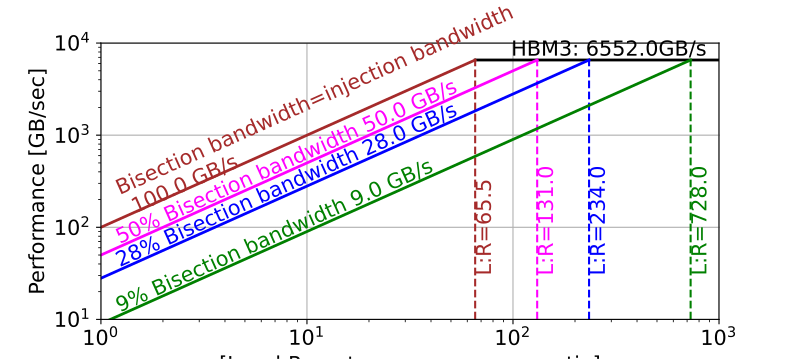

The Python source for this figure:
import numpy as np
import matplotlib.pyplot as plt
import sys
import os
import matplotlib.patches as mpatches
font = { 'size'   : 15}
plt.rc('font', **font)

scalingFactorForRoofs = 1

smemroofs = [100, 50,28,9]
smem_roof_name = ['Bisection bandwidth=injection bandwidth\n' ,'50% Bisection bandwidth','28% Bisection bandwidth','9% Bisection bandwidth']

scomp_roof_name = ['HBM3']
scomproofs = [6552]
markersize = 10

colors = ['brown','magenta','b','g','y','c']
styles = ['o','s','v','^','D',">","<","*","h","H","+","1","2","3","4","8","p","d","|","_",".",","]

fig = plt.figure(1,figsize=(8,3.6))
plt.clf()
ax = fig.gca()
ax.set_xscale('log')
ax.set_yscale('log')
ax.set_xlabel('[Local:Remote memory access ratio]')
ax.set_ylabel('Performance [GB/sec]')

nx = 100000
xmin = 0
xmax = 3
ymin = 10 / scalingFactorForRoofs
ymax = 10000 / scalingFactorForRoofs

ax.set_xlim(10**xmin, 10**xmax)
ax.set_ylim(ymin, ymax)

ixx = int(nx*0.02)
xlim = ax.get_xlim()
ylim = ax.get_ylim()

scomp_x_elbow = []
scomp_ix_elbow = []
smem_x_elbow = []
smem_ix_elbow = []

scomp_x_elbow80 = []
scomp_ix_elbow80 = []
smem_x_elbow80 = []
smem_ix_elbow80 = []

x = np.logspace(xmin,xmax,nx)
for roof in scomproofs:
    for ix in range(1,nx):
        if smemroofs[0] * x[ix] >= roof and smemroofs[0] * x[ix-1] < roof:
            scomp_x_elbow.append(x[ix-1])
            scomp_ix_elbow.append(ix-1)
            break
        if smemroofs[0] * x[ix] >= roof and smemroofs[0] * x[ix-1] < roof:
            scomp_x_elbow.append(x[ix-1])
            scomp_ix_elbow.append(ix-1)
            break


for roof in smemroofs:
    for ix in range(1,nx):
        if (scomproofs[0] <= roof * x[ix] and scomproofs[0] > roof * x[ix-1]):
            smem_x_elbow.append(x[ix-1])
            smem_ix_elbow.append(ix-1)
            break

for i in range(0,len(scomproofs)):
    roof = scomproofs[i]
    y = np.ones(len(x)) * roof / scalingFactorForRoofs
    ax.plot(x[scomp_ix_elbow[i]:],y[scomp_ix_elbow[i]:],c='k',ls='-',lw='2')

for i in range(0,len(smemroofs)):
    roof = smemroofs[i]
    y = x * roof / scalingFactorForRoofs

    ax.plot(x[:smem_ix_elbow[i]+1],y[:smem_ix_elbow[i]+1],c=colors[i],ls='-',lw='2')
    ax.vlines(x=x[smem_ix_elbow[i]+1], ymin=ymin, ymax=y[smem_ix_elbow[i]+1], color=colors[i], linestyle='--')
    #print("smem_ix_elbow[i]:",smem_ix_elbow[i],", x:",x[smem_ix_elbow[i]],x[smem_ix_elbow[i]+1])
    #print("ymin:",ymin, "ymax:",y[smem_ix_elbow[i]+1])
ax.grid(True)
marker_handles = list()


for roof in scomproofs:
    ax.text(x[-ixx],roof/scalingFactorForRoofs,
            scomp_roof_name[scomproofs.index(roof)] + ': ' + '{0:.1f}'.format(float(roof)/scalingFactorForRoofs) + 'GB/s',
            horizontalalignment='right',
            verticalalignment='bottom')
c=0
for roof in smemroofs:
    ang = np.arctan(np.log10(xlim[1]/xlim[0]) / np.log10(ylim[1]/ylim[0])
                    * fig.get_size_inches()[1]/fig.get_size_inches()[0] )

    ax.text(x[ixx],x[ixx]*roof/scalingFactorForRoofs*(1+0.25*np.sin(ang)**2),
            smem_roof_name[smemroofs.index(roof)] + ' ' + '{0:.1f}'.format(float(roof)/scalingFactorForRoofs) + ' GB/s',
            horizontalalignment='left',
            verticalalignment='bottom',
            color=colors[c],
            rotation=180/np.pi*ang)

    ax.text(x[smem_ix_elbow[c]],ymin*3,
            'L:R=' + '{0:.1f}'.format(float(x[smem_ix_elbow[c]+1])) ,
            horizontalalignment='left',
            verticalalignment='bottom',
            color=colors[c],
            rotation=90)
    c=c+1

#leg1 = plt.legend(handles = marker_handles,loc=4, ncol=1)

#ax.add_artist(leg1)

#patch_handles = list()
#
#patch_handles.append(mpatches.Patch(color=colors[0],label = 'L1'))
#patch_handles.append(mpatches.Patch(color=colors[1],label = 'L2'))
#patch_handles.append(mpatches.Patch(color=colors[2],label = 'HBM'))

#leg2 = plt.legend(handles = patch_handles,loc='lower right',bbox_to_anchor = (0.8,0),scatterpoints = 1)

#ax.text(xlim[0]*1.1,ylim[1]/1.1,'Memory-Memory Roofline per GPU',horizontalalignment='left',verticalalignment='top')


##apps: cosmoflow 44
#ax.vlines(x=2, ymin=ymin, ymax=20, color='orange', linestyle='-')
#ax.vlines(x=477, ymin=ymin, ymax=y[smem_ix_elbow[1]+1], color='green', linestyle='-')

#ax.grid(b=True, which='major', color='grey', linestyle='-')
#ax.grid(b=True, which='minor', color='grey', linestyle='--')




plt.savefig('memory_roofline_bisection.pdf')
